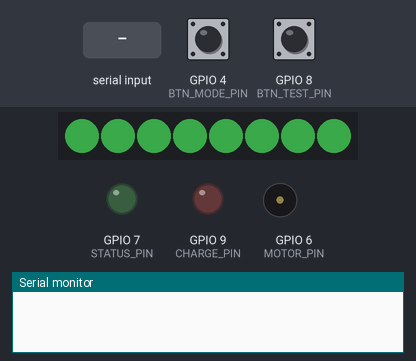
The sketch below on a simulated ESP32-S3. Parts: 8 RGB LEDs in strip order, left to right, output pins drawn as LEDs (lit = HIGH), buzzer (waves = sounding, pin HIGH), the last lines printed to the serial monitor. The test bench sets the inputs (shaded band); at power-on: GPIO 8 (BTN_TEST_PIN) HIGH, GPIO 4 (BTN_MODE_PIN) HIGH. Dim RGB values are drawn brighter than linear.

Above: at 0.8 s.
2.4 s: GPIO 8 (BTN_TEST_PIN) pulled LOW for 0.15 s
At 2.52 s:
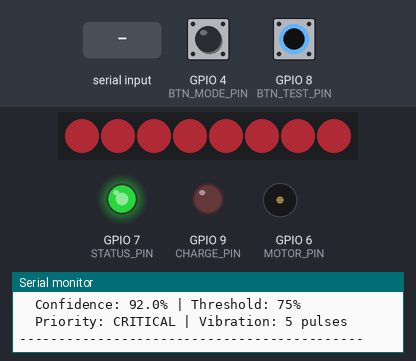
3.1 s: "baby\n" received over Serial
At 5.49 s:
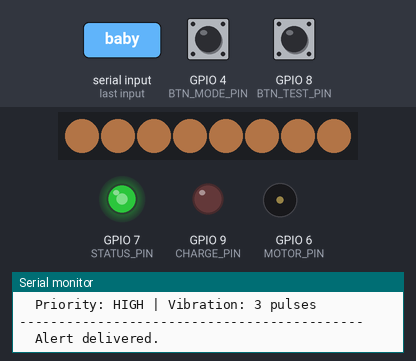
5.8 s: "horn\n" received over Serial
At 6.89 s:
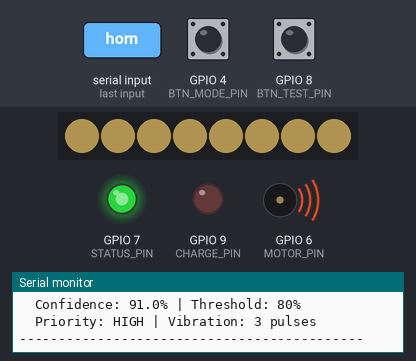
8.2 s: GPIO 8 (BTN_TEST_PIN) pulled LOW for 1 s
At 9.34 s:
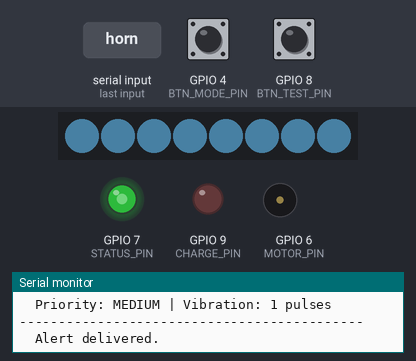
9.8 s: GPIO 4 (BTN_MODE_PIN) pulled LOW for 0.15 s
10.5 s: "choke\n" received over Serial
At 12.37 s:
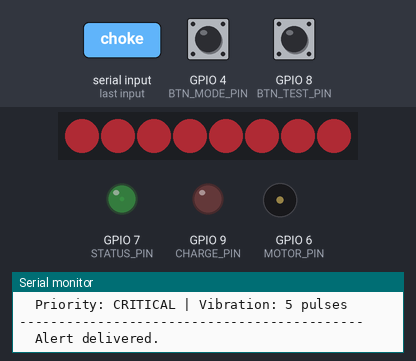
Timing chart, 0 to 14.5 s (numbered marks = the images above; inputs shaded):
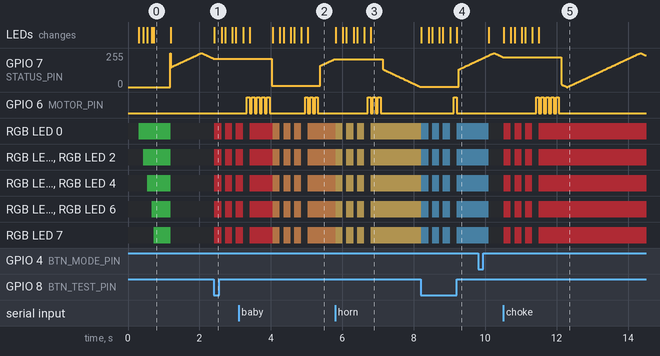

Measured:
- after the input at 2.4 s, GPIO 7 (STATUS_PIN): stays 213/255 (without the input it goes to 210/255 after 0.01 s); RGB LED 0–7: alternates RGB(54, 13, 16) for 0.20 s and off for 0.10 s, starting at once; the LEDs: change at once (image 1)
- after the input at 3.1 s, the LEDs: first differ from a run without the input after 0.95 s (image 2)
- after the input at 5.8 s, GPIO 6 (MOTOR_PIN): alternates HIGH for 0.08 s and LOW for 0.06 s, 6 changes in all, then stays LOW, starting after 0.91 s; RGB LED 0–7: RGB(58, 38, 23) → RGB(55, 46, 25) at once, then repeats every 0.30 s: off 0.10 s, RGB(55, 46, 25) 0.20 s; the LEDs: change at once (image 3)
- after the input at 8.2 s, GPIO 6 (MOTOR_PIN): LOW → HIGH after 0.92 s, → LOW 0.08 s later; RGB LED 0–7: RGB(55, 46, 25) → RGB(16, 29, 37) at once, then repeats every 0.30 s: off 0.10 s, RGB(16, 29, 37) 0.20 s; the LEDs: change at once (image 4)
- after the input at 9.8 s, RGB LED 0–7: RGB(16, 29, 37) → off after 0.30 s
- after the input at 10.5 s, GPIO 6 (MOTOR_PIN): alternates HIGH for 0.08 s and LOW for 0.06 s, 10 changes in all, then stays LOW, starting after 0.92 s; RGB LED 0–7: off → RGB(54, 13, 16) at once, then repeats every 0.30 s: off 0.10 s, RGB(54, 13, 16) 0.20 s; the LEDs: change at once (image 5)
- what the display in image 0 shows lasts 0.5 s, from 0.7 s to 1.2 s

The sketch:

sketch.ino
```cpp
/*
 * SafeSound - Wokwi Simulation Sketch
 * =====================================
 * Simplified firmware for Wokwi online simulator.
 * Demonstrates: LED alert patterns, vibration motor, button input.
 *
 * Since Wokwi cannot simulate I2S microphone or TFLite Micro,
 * audio classification is simulated via:
 *   - Button press (cycles through all 6 classes)
 *   - Serial commands (type class name to trigger)
 *
 * Serial commands:
 *   "fire"   -> fire alarm detected
 *   "baby"   -> baby cry detected
 *   "choke"  -> choking detected
 *   "horn"   -> car horn detected
 *   "door"   -> doorbell detected
 *   "clear"  -> return to idle
 *
 * Pin assignments:
 *   GPIO 5  -> WS2812B LED strip (DIN)
 *   GPIO 6  -> Vibration motor (via NPN transistor)
 *   GPIO 7  -> Status LED (green, system ready)
 *   GPIO 4  -> MODE button (reset to idle)
 *   GPIO 8  -> TEST button (cycle classes)
 *   GPIO 9  -> Charging indicator LED
 *   GPIO 14 -> I2S SCK (INMP441, shown connected)
 *   GPIO 15 -> I2S WS  (INMP441, shown connected)
 *   GPIO 13 -> I2S SD  (INMP441, shown connected)
 */

#include <Adafruit_NeoPixel.h>

#define LED_PIN         5
#define NUM_LEDS        8
#define MOTOR_PIN       6
#define STATUS_PIN      7
#define BTN_MODE_PIN    4
#define BTN_TEST_PIN    8
#define CHARGE_PIN      9

#define I2S_SCK_PIN     14
#define I2S_WS_PIN      15
#define I2S_SD_PIN      13

#define NUM_CLASSES     6

Adafruit_NeoPixel strip(NUM_LEDS, LED_PIN, NEO_GRB + NEO_KHZ800);

const char* CLASS_NAMES[] = {
  "FIRE_ALARM", "BABY_CRY", "CHOKING", "CAR_HORN", "DOORBELL", "BACKGROUND"
};

const char* PRIORITY_NAMES[] = {
  "CRITICAL", "HIGH", "CRITICAL", "HIGH", "MEDIUM", "NONE"
};

// RGB colors per class
const uint32_t LED_COLORS[] = {
  0xE63946,  // fire: red
  0xF4A261,  // baby: orange
  0xE63946,  // choking: red
  0xE9C46A,  // horn: yellow
  0x457B9D,  // doorbell: blue
  0x000000,  // background: off
};

// Simulated confidence per class
const float SIM_CONFIDENCE[] = {0.92, 0.89, 0.87, 0.91, 0.92, 0.97};

// Vibration pulses per class
const int VIB_PULSES[] = {5, 3, 5, 3, 1, 0};

// Thresholds
const float THRESHOLDS[] = {0.75, 0.80, 0.75, 0.80, 0.90, 0.50};

// Temporal smoothing
#define SMOOTH_FRAMES 3
float smooth_buf[SMOOTH_FRAMES][NUM_CLASSES];
int smooth_idx = 0;

int current_class = 5; // background
bool alert_active = false;
bool last_test_btn = HIGH;
bool last_mode_btn = HIGH;
unsigned long last_press = 0;

void setup() {
  Serial.begin(115200);
  delay(300);

  strip.begin();
  strip.setBrightness(60);
  strip.show();

  pinMode(MOTOR_PIN, OUTPUT);
  pinMode(STATUS_PIN, OUTPUT);
  pinMode(CHARGE_PIN, OUTPUT);
  pinMode(BTN_MODE_PIN, INPUT_PULLUP);
  pinMode(BTN_TEST_PIN, INPUT_PULLUP);

  // Init smoothing buffer
  for (int f = 0; f < SMOOTH_FRAMES; f++)
    for (int c = 0; c < NUM_CLASSES; c++)
      smooth_buf[f][c] = (c == 5) ? 0.9 : 0.02;

  // Boot sequence
  startup_animation();

  Serial.println("========================================");
  Serial.println("  SafeSound v1.0");
  Serial.println("  ESP32-S3 | DS-CNN INT8 | 36.4 KB");
  Serial.println("========================================");
  Serial.println("Serial: fire, baby, choke, horn, door, clear");
  Serial.println("Buttons: TEST (cycle), MODE (reset)");
  Serial.println("Listening...");
  Serial.println();
}

void startup_animation() {
  for (int i = 0; i < NUM_LEDS; i++) {
    strip.setPixelColor(i, 0x3FB950);
    strip.show();
    delay(60);
  }
  delay(400);
  strip.clear();
  strip.show();
  digitalWrite(STATUS_PIN, HIGH);
}

void trigger_alert(int cls) {
  current_class = cls;
  alert_active = (cls != 5);

  float conf = SIM_CONFIDENCE[cls];

  Serial.println("--------------------------------------------");
  Serial.print("  DETECTED: ");
  Serial.println(CLASS_NAMES[cls]);
  Serial.print("  Confidence: ");
  Serial.print(conf * 100, 1);
  Serial.print("% | Threshold: ");
  Serial.print(THRESHOLDS[cls] * 100, 0);
  Serial.println("%");
  Serial.print("  Priority: ");
  Serial.print(PRIORITY_NAMES[cls]);
  Serial.print(" | Vibration: ");
  Serial.print(VIB_PULSES[cls]);
  Serial.println(" pulses");
  Serial.println("--------------------------------------------");

  if (cls == 5) {
    strip.clear();
    strip.show();
    digitalWrite(MOTOR_PIN, LOW);
    Serial.println("  Status: IDLE (no alert)");
    return;
  }

  // LED alert pattern
  uint32_t color = LED_COLORS[cls];
  uint8_t r = (color >> 16) & 0xFF;
  uint8_t g = (color >> 8) & 0xFF;
  uint8_t b = color & 0xFF;

  for (int blink = 0; blink < 3; blink++) {
    for (int i = 0; i < NUM_LEDS; i++)
      strip.setPixelColor(i, r, g, b);
    strip.show();
    delay(200);
    strip.clear();
    strip.show();
    delay(100);
  }

  // Keep LEDs on
  for (int i = 0; i < NUM_LEDS; i++)
    strip.setPixelColor(i, r, g, b);
  strip.show();

  // Vibration pattern
  int pulses = VIB_PULSES[cls];
  for (int p = 0; p < pulses; p++) {
    digitalWrite(MOTOR_PIN, HIGH);
    delay(80);
    digitalWrite(MOTOR_PIN, LOW);
    delay(60);
  }

  Serial.println("  Alert delivered.");
  Serial.println();
}

void clear_alert() {
  current_class = 5;
  alert_active = false;
  strip.clear();
  strip.show();
  digitalWrite(MOTOR_PIN, LOW);
  Serial.println("[RESET] Idle - listening...");
}

void process_serial() {
  String cmd = Serial.readStringUntil('\n');
  cmd.trim();
  cmd.toLowerCase();

  if (cmd == "fire") trigger_alert(0);
  else if (cmd == "baby") trigger_alert(1);
  else if (cmd == "choke") trigger_alert(2);
  else if (cmd == "horn") trigger_alert(3);
  else if (cmd == "door") trigger_alert(4);
  else if (cmd == "clear") clear_alert();
  else {
    Serial.print("Unknown: ");
    Serial.println(cmd);
  }
}

void loop() {
  if (Serial.available()) {
    process_serial();
  }

  // TEST button: cycle through classes
  bool test_btn = digitalRead(BTN_TEST_PIN);
  if (test_btn == LOW && last_test_btn == HIGH && (millis() - last_press > 300)) {
    last_press = millis();
    current_class = (current_class + 1) % NUM_CLASSES;
    trigger_alert(current_class);
  }
  last_test_btn = test_btn;

  // MODE button: reset
  bool mode_btn = digitalRead(BTN_MODE_PIN);
  if (mode_btn == LOW && last_mode_btn == HIGH && (millis() - last_press > 300)) {
    last_press = millis();
    clear_alert();
  }
  last_mode_btn = mode_btn;

  // Breathing animation on status LED (shows system is alive)
  int breath = (millis() / 8) % 512;
  if (breath > 255) breath = 511 - breath;
  analogWrite(STATUS_PIN, breath);

  delay(20);
}
```
